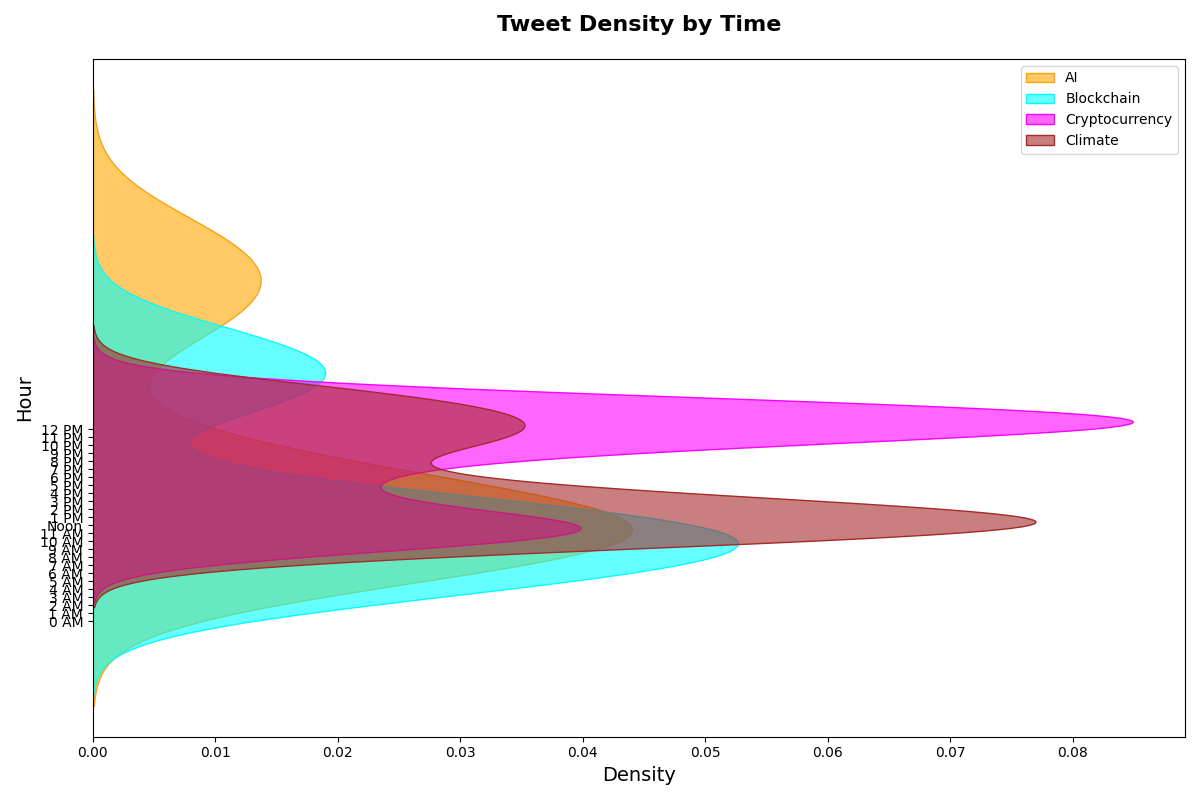

This chart was generated by the following Python code:
import numpy as np
import matplotlib.pyplot as plt
import seaborn as sns

# Data for plotting
time_of_day = np.linspace(0, 24, 100)

tweets_ai = np.piecewise(time_of_day,
                         [time_of_day < 6, (time_of_day >= 6) & (time_of_day < 12), (time_of_day >= 12) & (time_of_day < 18), time_of_day >= 18],
                         [lambda x: 10 + 2*x, lambda x: 25 - 1.5*x, lambda x: 5 + 2.5*x, lambda x: 30 - x])

tweets_blockchain = np.piecewise(time_of_day,
                                 [time_of_day < 6, (time_of_day >= 6) & (time_of_day < 12), (time_of_day >= 12) & (time_of_day < 18), time_of_day >= 18],
                                 [lambda x: 8 + 1.5*x, lambda x: 20 - x, lambda x: 4 + 1.8*x, lambda x: 22 - 0.8*x])

tweets_cryptocurrency = np.piecewise(time_of_day,
                                     [time_of_day < 6, (time_of_day >= 6) & (time_of_day < 12), (time_of_day >= 12) & (time_of_day < 18), time_of_day >= 18],
                                     [lambda x: 15 + 1.8*x, lambda x: 30 - 0.5*x, lambda x: 10 + x, lambda x: 24 - 0.6*x])

tweets_climate = np.piecewise(time_of_day,
                              [time_of_day < 6, (time_of_day >= 6) & (time_of_day < 12), (time_of_day >= 12) & (time_of_day < 18), time_of_day >= 18],
                              [lambda x: 12 + 2*x, lambda x: 22 - x, lambda x: 8 + 1.2*x, lambda x: 26 - 0.7*x])

# Plot setup
fig, ax = plt.subplots(figsize=(12, 8))

sns.kdeplot(tweets_ai, color='orange', shade=True, alpha=0.6, ax=ax, label='AI', vertical=True)
sns.kdeplot(tweets_blockchain, color='cyan', shade=True, alpha=0.6, ax=ax, label='Blockchain', vertical=True)
sns.kdeplot(tweets_cryptocurrency, color='magenta', shade=True, alpha=0.6, ax=ax, label='Cryptocurrency', vertical=True)
sns.kdeplot(tweets_climate, color='brown', shade=True, alpha=0.6, ax=ax, label='Climate', vertical=True)

ax.set_title('Tweet Density by Time', fontsize=16, fontweight='bold', pad=20)
ax.set_ylabel('Hour', fontsize=14)
ax.set_xlabel('Density', fontsize=14)
plt.yticks(np.arange(0, 25, step=1), labels=[f'{int(i)} AM' if i < 12 else ('Noon' if i == 12 else f'{int(i)-12} PM') for i in np.arange(0, 25, step=1)])
ax.legend()

plt.tight_layout()
plt.show()
